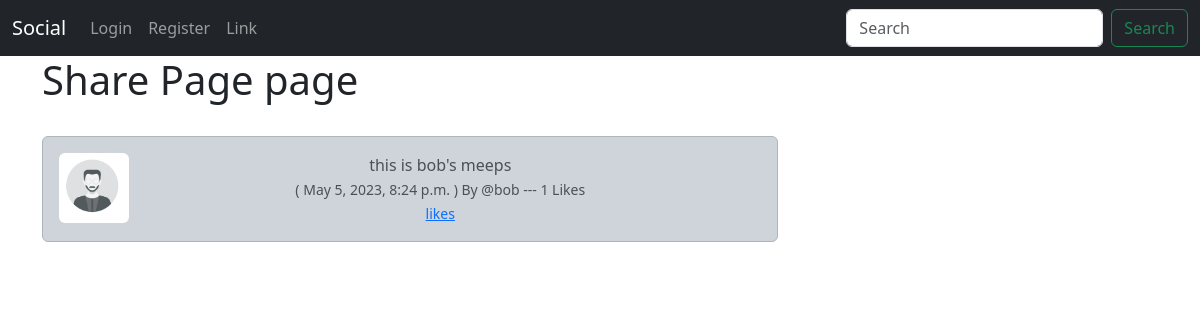
Page /meep_show/2 on the committed database.
### musker/models.py (models this page shows, shortened)
class Meep(models.Model):
    user = models.ForeignKey(
        User, related_name="meeps",
        on_delete=models.DO_NOTHING
    )
    body = models.CharField(max_length=200)
    created_at = models.DateTimeField(auto_now_add=True)
    likes = models.ManyToManyField(User, related_name='meep_likes', blank=True)
    def CountLikesMeep(self):
        return self.likes.count()

### musker/views.py (the view)
# urls.py: path('meep_show/<int:pk>', views.MeepShow, name='meep-show'),
def MeepShow(request, pk):
    meep = get_object_or_404(Meep, id=pk)
    if meep:
        return render(request, 'musker/meep_show.html', {'meep':meep})
    else:
        messages.success('That meeps does not exist...')
        return redirect('home')

### musker/templates/musker/meep_show.html (shortened to what this page needs)
{% extends 'musker/base.html' %}
{% load static %}
{% block content %}
<h1>Share Page page</h1>
<br/>
<div class="countainer text-center">
    <div class="row">
        <div class="col-8">
            <div class="alert alert-dark" role="alert">
                <div class='countainer'>
                    <div class='row'>
                        <div class='col-1'>
                            {% if meep.user.profile.profile_pic %}
                                <img src="{{ meep.user.profile.profile_pic.url }}" class="rounded-circle" width=70 height=70 alt="Profile Picture">
                            {% else %}
                                <img src="{% static 'images/default_pic.jpg' %}" class="rounded mx-auto d-block" width=70 height=70 alt="default Picture">
                            {% endif %}
                        </div>
                        <div class='col -10'>
                            {{ meep.body }}<br/>
                            <small>
                                ( {{ meep.created_at }} ) By
                                @{{ meep.user.username }} --- {{ meep.CountLikesMeep }} Likes <br/>
                                {% if user in meep.likes.all %}
                                    <a href="{% url 'meep-likes' meep.id %}"> Unlikes </a>
                                {% else %}
                                    <a href="{% url 'meep-likes' meep.id %}"> likes </a>
                                {% endif %}
                            </small>
                        </div>
                    </div>
                </div>
            </div>
        </div>
        <div class="col-4">
        </div>
    </div>
</div>
{% endblock content %}

### rows in the picture
Meep: body "this is bob's meeps", created_at "May 5, 2023, 8:24 p.m.", user.username "bob", CountLikesMeep "1"
